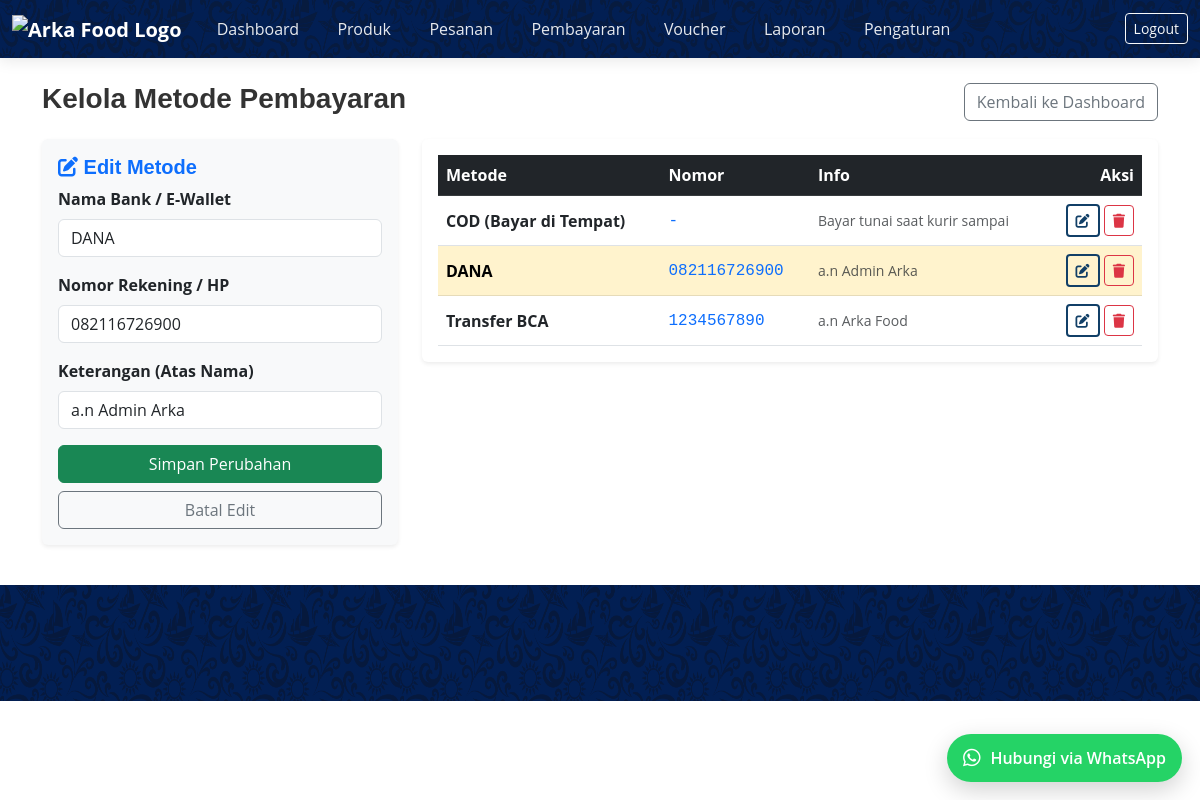
The app's page /payments.php?edit=2 (signed in) with its own data.
### tables this page shows
CREATE TABLE `payment_methods` (
  `id` int NOT NULL,
  `name` varchar(50) NOT NULL,
  `number` varchar(50) NOT NULL,
  `description` text,
  `is_active` tinyint(1) DEFAULT '1'
);

### payments.php (the view, shortened to what this page needs)
<?php
require_once __DIR__ . '/auth.php';
$editData = null;
if (isset($_GET['edit'])) {
    $stmt = $pdo->prepare("SELECT * FROM payment_methods WHERE id = ?");
    $stmt->execute([$_GET['edit']]);
    $editData = $stmt->fetch();
}
$payments = $pdo->query("SELECT * FROM payment_methods ORDER BY id DESC")->fetchAll();
?>
<?php include __DIR__ . '/includes/header.php'; ?>
<div class="container py-4">
    <div class="d-flex justify-content-between align-items-center mb-3">
        <h3>Kelola Metode Pembayaran</h3>
        <a href="dashboard.php" class="btn btn-outline-secondary">Kembali ke Dashboard</a>
    </div>
    <div class="row">
        <div class="col-md-4">
            <div class="card shadow-sm p-3 mb-3 bg-light">
                <h5 class="card-title text-primary">
                    <?= $editData ? '<i class="fas fa-edit"></i> Edit Metode' : '<i class="fas fa-plus-circle"></i> Tambah Metode' ?>
                </h5>
                <form method="POST">
                    <div class="mb-3">
                        <label class="form-label fw-bold">Nama Bank / E-Wallet</label>
                        <input type="text" name="name" class="form-control"
                               value="<?= htmlspecialchars($editData['name'] ?? '') ?>"
                               placeholder="Cth: Bank BCA" required>
                    </div>
                    <div class="mb-3">
                        <label class="form-label fw-bold">Nomor Rekening / HP</label>
                        <input type="text" name="number" class="form-control"
                               value="<?= htmlspecialchars($editData['number'] ?? '') ?>"
                               placeholder="Cth: 1234567890" required>
                    </div>
                    <div class="mb-3">
                        <label class="form-label fw-bold">Keterangan (Atas Nama)</label>
                        <input type="text" name="description" class="form-control"
                               value="<?= htmlspecialchars($editData['description'] ?? '') ?>"
                               placeholder="Cth: a.n Arka Food">
                    </div>
                    <div class="d-grid gap-2">
                        <?php if($editData): ?>
                            <button type="submit" name="update_payment" class="btn btn-success">Simpan Perubahan</button>
                            <a href="payments.php" class="btn btn-outline-secondary">Batal Edit</a>
                        <?php else: ?>
                            <button type="submit" name="add_payment" class="btn btn-primary">Simpan Metode Baru</button>
                        <?php endif; ?>
                    </div>
                </form>
            </div>
        </div>
        <div class="col-md-8">
            <div class="card shadow-sm p-3">
                <div class="table-responsive">
                    <table class="table table-hover align-middle mb-0">
                        <thead class="table-dark">
                            <tr>
                                <th>Metode</th>
                                <th>Nomor</th>
                                <th>Info</th>
                                <th class="text-end">Aksi</th>
                            </tr>
                        </thead>
                        <tbody>
                            <?php if(empty($payments)): ?>
                                <tr><td colspan="4" class="text-center py-3">Belum ada metode pembayaran.</td></tr>
                            <?php else: ?>
                                <?php foreach($payments as $p): ?>
                                <tr class="<?= ($editData && $editData['id'] == $p['id']) ? 'table-warning' : '' ?>">
                                    <td class="fw-bold"><?= htmlspecialchars($p['name']) ?></td>
                                    <td class="font-monospace text-primary"><?= htmlspecialchars($p['number']) ?></td>
                                    <td class="small text-muted"><?= htmlspecialchars($p['description']) ?></td>
                                    <td class="text-end">
                                        <a href="payments.php?edit=<?= $p['id'] ?>" class="btn btn-sm btn-outline-primary" title="Edit">
                                            <i class="fas fa-edit"></i>
                                        </a>
                                        <form method="POST" onsubmit="return confirm('Hapus metode pembayaran ini?');" style="display:inline;">
                                            <button class="btn btn-sm btn-outline-danger" title="Hapus">
                                                <i class="fas fa-trash"></i>
                                            </button>
                                        </form>
                                    </td>
                                </tr>
                                <?php endforeach; ?>
                            <?php endif; ?>
                        </tbody>
                    </table>
                </div>
            </div>
        </div>
    </div>
</div>
<?php include __DIR__ . '/includes/footer.php'; ?>

### style.css (style rules this page uses)
:root { --primary-color: #113F67; --primary-color-2: #0c2d4b; --secondary-color-1: #34699A; --secondary-color-2: #5872c8; --secondary-color-3: #FDF5AA; --nav-pattern-url: url('../arkapattern.png'); }
body { font-family: 'Open Sans', sans-serif; color: #333; }
h1, h2, h3, h4, h5, h6 { font-family: 'Poppins', sans-serif; font-weight: 700; }
.btn { position: relative; overflow: hidden; transition: all 0.3s ease; z-index: 1; }
.btn::before { content: ''; position: absolute; top: 0; left: -100%; width: 100%; height: 100%; background: linear-gradient(120deg, transparent, rgba(255, 255, 255, 0.2), transparent); transition: all 0.5s ease; }
.btn-outline-primary { border: 2px solid var(--primary-color); color: var(--primary-color); background: transparent; }
.card { transition: all 0.3s ease; margin-bottom: 20px; border: none; box-shadow: 0 2px 15px rgba(0, 0, 0, 0.1); overflow: hidden; }
.card .card-title { position: relative; display: inline-block; }
.card .card-title::after { content: ''; position: absolute; width: 0; height: 2px; bottom: -2px; left: 0; background-color: var(--primary-color); transition: width 0.3s ease; }

### records on screen
payment_methods: name "DANA", number "082116726900", description "a.n Admin Arka"
payment_methods: name "COD (Bayar di Tempat)", number "-", description "Bayar tunai saat kurir sampai"
payment_methods: name "Transfer BCA", number "1234567890", description "a.n Arka Food"
